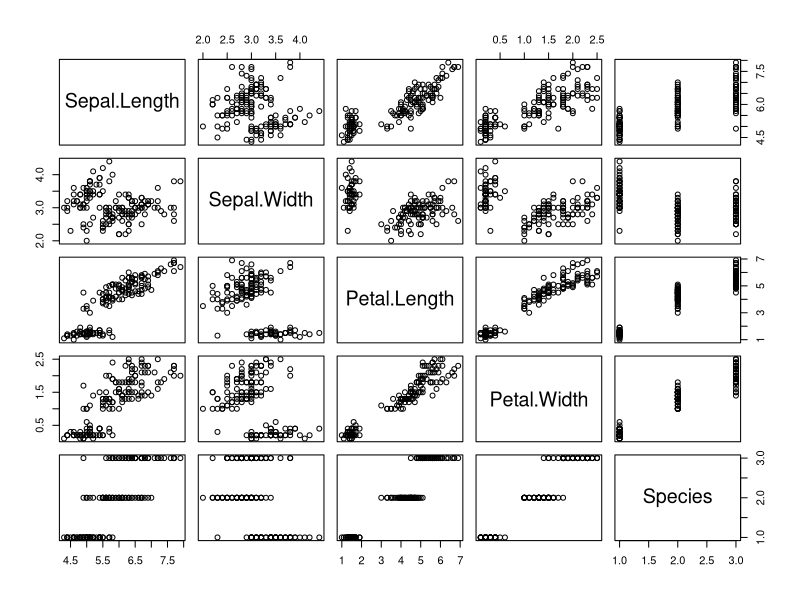
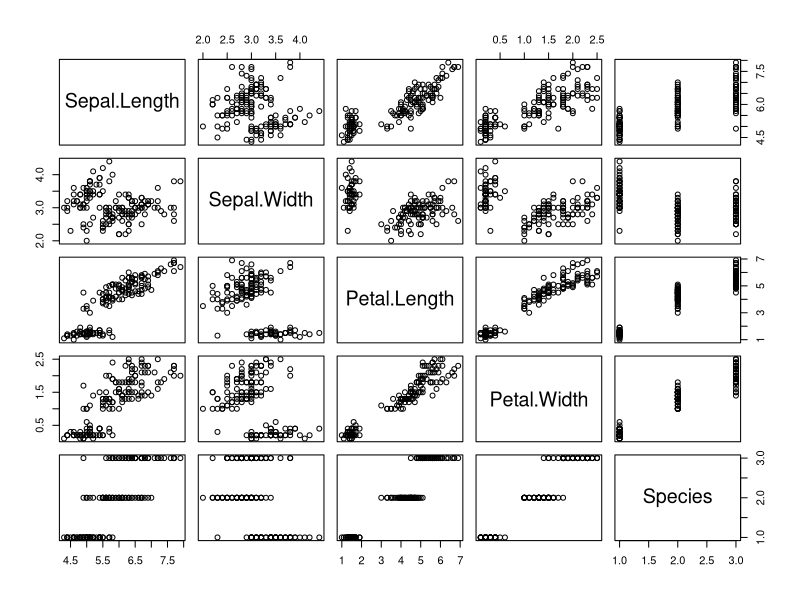
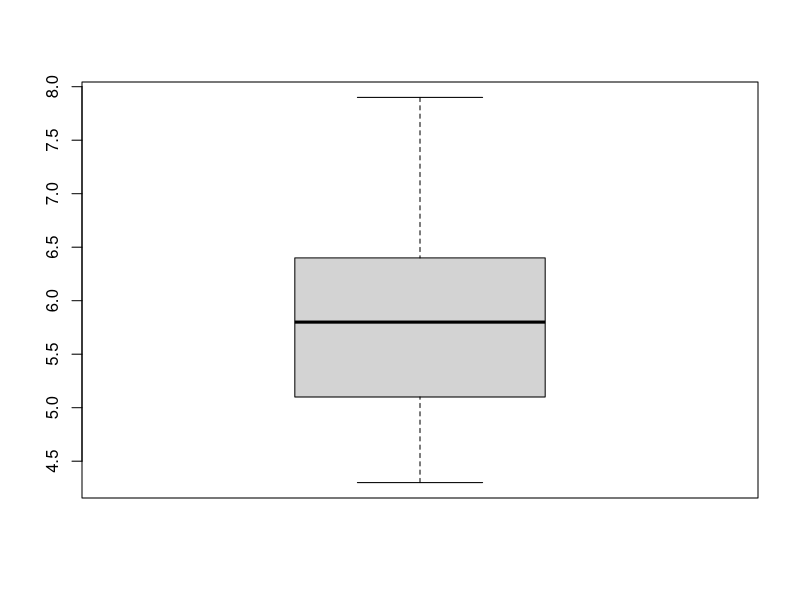
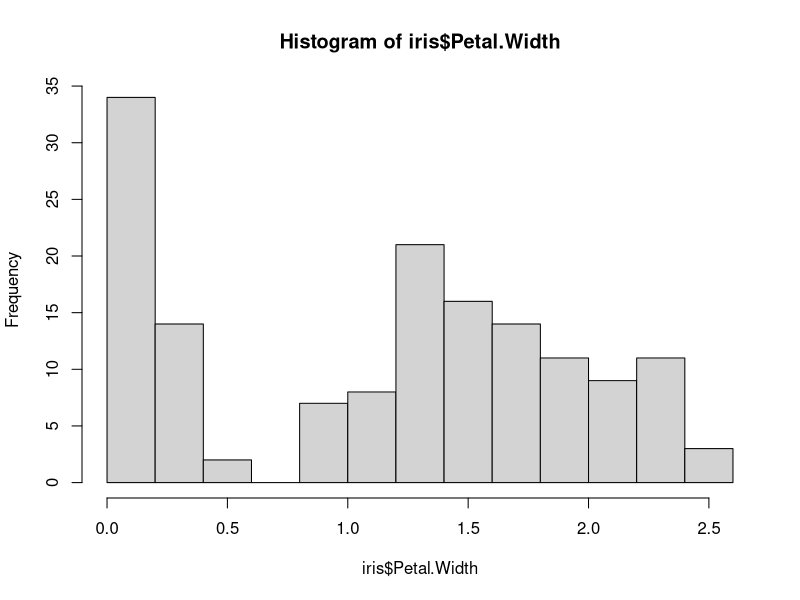

Reproduce these figures in R, in order.
## ---- chunk 1
summary(iris) # provides a summary of the dataset
plot(iris) # plots the variables of the dataset

# iris is a readymade dataset, built into R. The data is tidy, and is a great tool for exploring coding.
## ---- chunk 2
# This is a comment
## ---- chunk 3
a <- 3
b <- c(0,1,2,3)
c <- seq(from = 0, to = 24, by = 8)
d <- rbind(b, c) 
Wow <- "This course is so helpful!"
`Yes!` <- TRUE # the backticks here allow you to include punctuation and spaces in your object names. It is good practice however to use the underscore '_' instead of a space.
## ---- chunk 4
b_backup <- b
b <- b_backup
## ---- chunk 5
Wow
a
d
a * d 
mean(b *c)
## ---- chunk 6
#Loading the data
iris<-iris

# First 5 rows
head(iris,5)

# Last 5 rows
tail(iris,5)

# Choosing a specific row and column
# Row 5, Column 2
iris[5,2]

#Exploring variables
iris$Species
## ---- chunk 7
plot(iris) # plots all varaibles of dataset
boxplot(iris$Sepal.Length) # creates a boxplot of a chosen variable from a dataset
hist(iris$Petal.Width) # create a histogram of a chosen variable from a dataset
## ---- chunk 8
table(iris$Species)
## ---- chunk 9
summary(iris)
## ---- chunk 10
#Example 1
city <- c("Pompeii", "Milan", "Naples", "Paris", "London",
          "Istanbul", "Alexandria", "Leptis Magna")

distance_miles <- c(130, 300, 115, 730, 890, 850, 1400, 1100)
 
country <- c("Italy", "Italy", "Italy", "France", "United Kingdom",
             "Turkey", "Egypt", "Libya")
 
founded <- c("700 BCE", "600 BCE", "600 BCE", "52 BCE", "43 CE", "657 BCE", "331 BCE", "7 BCE")
 
# 2. Create the data frame
roman_cities_df <- data.frame(
  City = city,
  Distance_from_Rome_miles = distance_miles,
  Country = country,
  Founded = founded,
  stringsAsFactors = FALSE
)
 
# 3. View the data frame
roman_cities_df


# Example 2. Create vectors
character <- c("Frodo Baggins", "Samwise Gamgee", "Gandalf",
               "Aragorn", "Legolas", "Gimli",
               "Boromir", "Arwen", "Galadriel", "Elrond")
 
height_cm <- c(106, 107, 180, 198, 193, 140, 185, 175, 180, 190)
 
origin <- c("The Shire", "The Shire", "Valinor",
            "Gondor", "Mirkwood", "Lonely Mountain",
            "Gondor", "Rivendell", "Lothlórien", "Rivendell")
 
ranking <- c(1, 2, 3, 4, 5, 6, 7, 8, 9, 10)
 
# Create the data frame

lotr_df <- data.frame(
  Character = character,
  Height_cm = height_cm,
  Origin = origin,
  Ranking = ranking,
  stringsAsFactors = FALSE
)
 
# View the data frame
lotr_df
